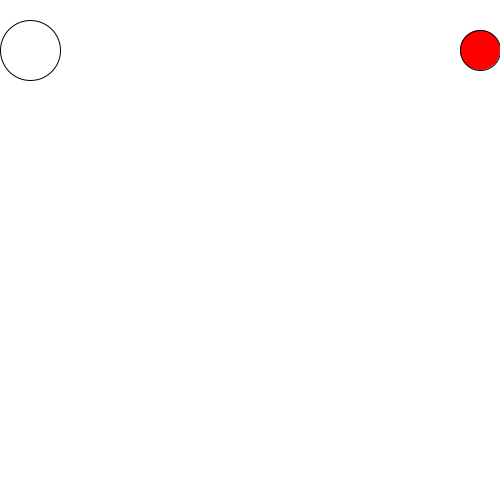
Frame 1 (no input)
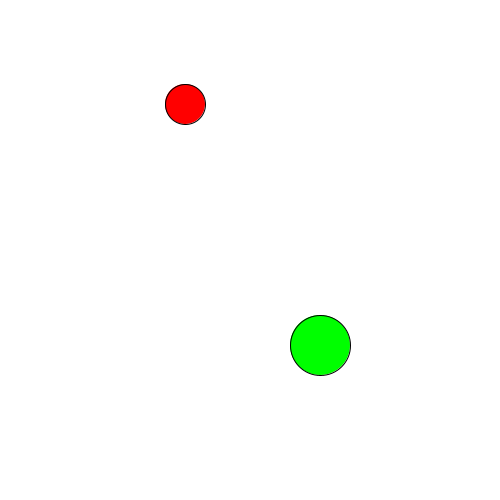
Frame 60 (the mouse pressed at the canvas centre just before this capture)
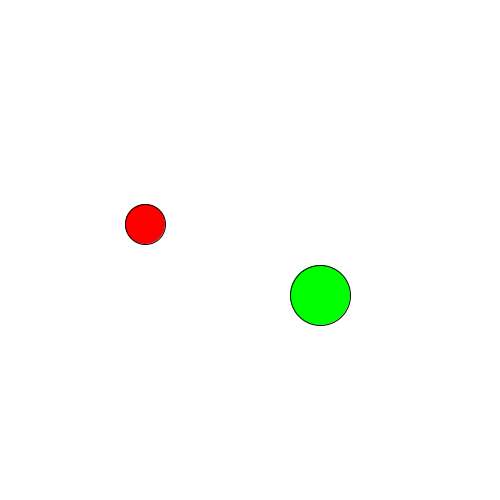
Frame 120 (the mouse held since frame 60 and released just before this capture)

The Processing sketch that drew these frames (run headless with seeded random() and noise(); from frame 60 on, the mouse is pressed at the canvas centre):

// Processing sketch: hw01_Collision_Ball
// ── hw01_Collision_Ball.pde
/*
@author: Zeyu Wu
*/

void setup(){
  size(500, 500);
}
// set original attributes
float x1 = 30, y1=50, vx1=10, vy1=5, m1=5, x2=480, y2=50, vx2=-5, vy2=-2, m2=10;
void draw(){
  background(255, 255, 255);
  circle(x1, y1, 60);
  fill(255, 0, 0);
  circle(x2, y2, 40);
  fill(0, 255, 0);

  x1 += vx1;
  y1 += vy1;
  x2 += vx2;
  y2 += vy2;
  
  // ball1 collision with the wall
  if(x1<30){
    vx1 = -vx1;
  }else if(x1>=width-30){
    vx1 = -vx1;
  }else if(y1<30){
    vy1 = -vy1;
  }else if(y1>=height-30){
    vy1 = -vy1;
  }
  
  // ball2 collision with the wall
  if(x2<20){
    vx2 = -vx2;
  }else if(x2>=width-20){
    vx2 = -vx2;
  }else if(y2<20){
    vy2 = -vy2;
  }else if(y2>=height-20){
    vy2 = -vy2;
  }
  
  // distance for the two balls
  float distance = sqrt(pow(x2-x1, 2) + pow(y2-y1, 2));
  
  // balls collision
  if (distance < 50){
    float temp1 = vx1;
    float temp2 = vy1;
    
    // reset speed for balls on x and y direction
    vx1 = ((m1-m2)*vx1+2*m2*vx2)/(m1+m2);
    vx2 = ((m2-m1)*vx2+2*m1*temp1)/(m1+m2);
    vy1 = ((m1-m2)*vy1+2*m2*vy2)/(m1+m2);
    vy2 = ((m2-m1)*vy2+2*m1*temp2)/(m1+m2);
    
  }
}
